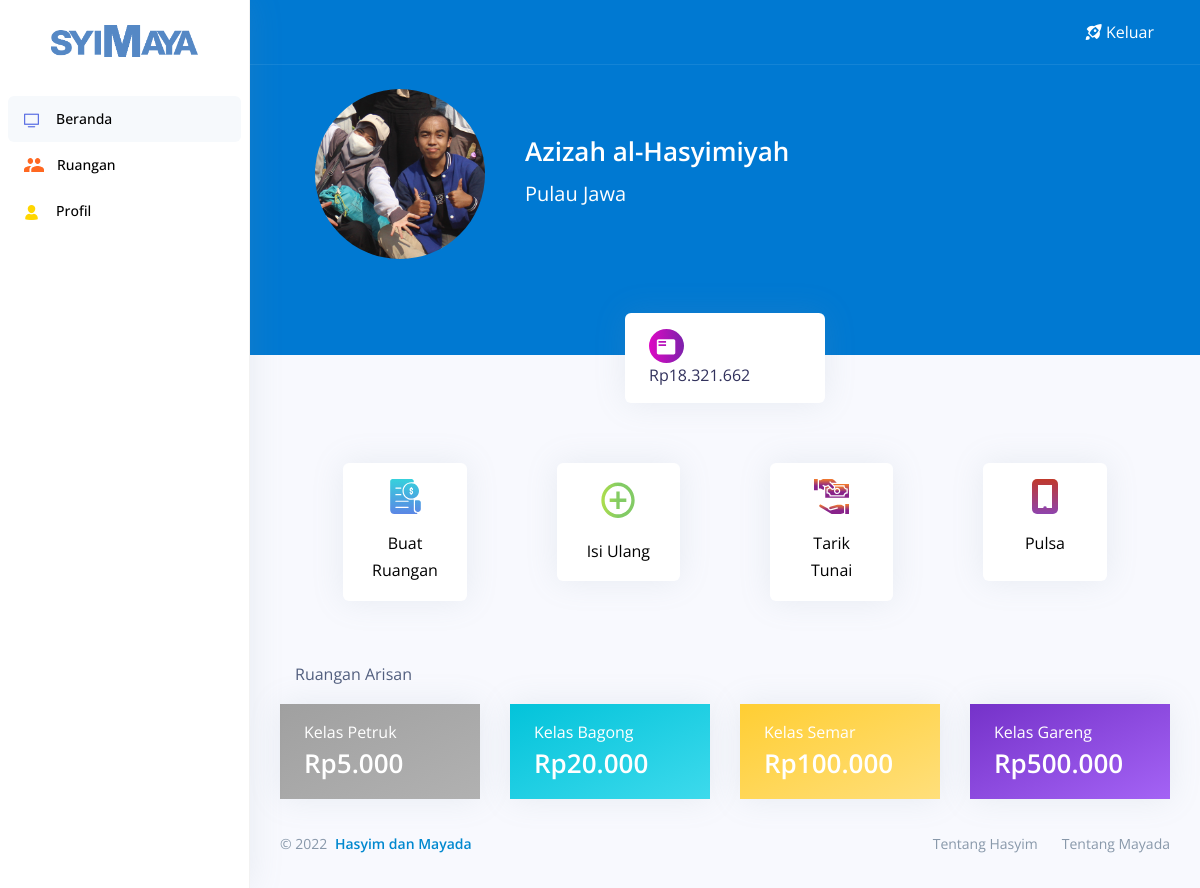
The app's page /index.php (signed in) with its own data.
### tables this page shows
CREATE TABLE `user` (
  `id`         int( 12 )                NOT NULL,
  `email`      varchar( 64 )            NOT NULL,
  `password`   varchar( 250 )           NOT NULL,
  `name`       varchar( 128 )           NOT NULL,
  `saldo`      int( 11 )                DEFAULT NULL,
  `address`    varchar( 28 )            NOT NULL,
  `sex`        varchar( 28 )            NOT NULL,
  `birth`      date                     NOT NULL,
  `photo`      varchar( 128 )           DEFAULT NULL,
  `role`       enum( 'member','admin' ) DEFAULT 'member',
  `created_at` datetime                 DEFAULT current_timestamp(),
  `updated_at` datetime                 DEFAULT current_timestamp()
);

### config/libs.php (called while the page is built, shortened)
<?php
    $kelas_list = [
        [
            "id"          => "7BA943AF84838",
            "name"        => "petruk",
            "price"       => 5000,
            "quota"       => 30,
            "description" => "",
            "color"       => "bronze"
        ],
        [
            "id"          => "71A4AF1E2485B",
            "name"        => "bagong",
            "price"       => 20000,
            "quota"       => 25,
            "description" => "",
            "color"       => "silver"
        ],
        [
            "id"          => "68CCD993BCE2C",
            "name"        => "semar",
            "price"       => 100000,
            "quota"       => 20,
            "description" => "",
            "color"       => "gold"
        ],
        [
            "id"          => "8FFD7F9CA5F68",
            "name"        => "gareng",
            "price"       => 500000,
            "quota"       => 15,
            "description" => "",
            "color"       => "diamond"
        ],
    ];
    function rupiah( $angka ) {
        $hasil = "Rp" . number_format( $angka, 0, ',', '.' );
        return $hasil;
    }
    function findKelasLastID( $array ) {
        $last = end( $array );
        return $last['id'];
    }
?>

### config/session.php (called while the page is built)
<?php
    require_once __DIR__ . "/db.php";
    if( !isset($_SESSION['email']) ) {
        header( 'Location: login.php?e' );
        exit;
    }
    else {
        $email  = $_SESSION['email'];
        $select = mysqli_query( $conn, "SELECT * FROM user WHERE email = '$email'" );
        $user   = mysqli_fetch_array( $select );
    }
    require_once __DIR__ . "/libs.php";
?>

### index.php (the view, shortened to what this page needs)
<?php
	require_once __DIR__ . "/config/session.php";
?>
<!DOCTYPE html>
<html lang = "id">
<head>
	<link rel = "stylesheet" href = "./assets/css/styles/dashboard.css" type = "text/css">
	<link rel = "stylesheet" href = "./assets/vendor/nucleo/css/nucleo.css" type = "text/css">
	<link rel = "stylesheet" href = "./assets/vendor/@fortawesome/fontawesome-free/css/all.min.css" type = "text/css">
	<link rel = "stylesheet" href = "./assets/css/argon.css?v=1.2.0" type = "text/css">
</head>
<body>
	<nav class = "sidenav navbar navbar-vertical fixed-left navbar-expand-xs navbar-light bg-white" id = "sidenav-main">
		<div class = "scrollbar-inner">
			<div class = "sidenav-header align-items-center">
				<a class = "navbar-brand" href = "index.php">
					<img class = "navbar-brand-img" src = "./assets/img/brands/syimaya.png" alt = "...">
				</a>
			</div>
			<div class = "navbar-inner">
				<div class = "collapse navbar-collapse" id = "sidenav-collapse-main">
					<ul class = "navbar-nav">
						<li class = "nav-item">
							<a class = "nav-link active" href = "index.php">
								<i    class = "ni ni-tv-2 text-primary"></i>
								<span class = "nav-link-text">Beranda</span>
							</a>
						</li>
						<li class = "nav-item">
							<a class = "nav-link" href = "room.php?k=<?= findKelasLastID( $kelas_list ) ?>">
								<img  src   = "./assets/img/icons/ruangan.svg" alt = "" style = "width:20px; margin-right:13px">
								<span class = "nav-link-text">Ruangan</span>
							</a>
						</li>
						<li class = "nav-item">
							<a class = "nav-link" href = "profile.php">
								<i class    = "ni ni-single-02 text-yellow"></i>
								<span class = "nav-link-text">Profil</span>
							</a>
						</li>
					</ul>
				</div>
			</div>
		</div>
	</nav>
	<div class = "main-content" id = "panel">
		<nav class = "navbar navbar-top navbar-expand navbar-dark bg-header border-bottom">
			<div class = "container-fluid">
				<div class = "collapse navbar-collapse" id = "navbarSupportedContent">
					<ul class = "navbar-nav align-items-center ml-md-auto ">
						<li class = "nav-item dd-xl-none">
							<a class = "nav-link text-white" href = "./logout.php">
								<i    class = "ni ni-spaceship"></i>
								<span class = "nav-link-text">Keluar</span>
							</a>
						</li>
					</ul>
				</div>
			</div>
		</nav>
		<div class = "header bg-header pb-6" id = "header">
			<div class = "container-fluid">
				<div class = "header-body">
					<div class = "row align-items-center py-4">
						<div class = "photo-profile">
							<img src = "./assets/img/photos/<?= empty( $user["photo"] ) ? "default.jpg" : $user["photo"] ?>" alt = "User Photos">
						</div>
						<div class = "col-lg-6 col-6 description-profile">
							<h1 style = "color:white">
								<?php echo $user['name'] ?>
							</h1>
							<h2 style = "color:white">
								<?php echo $user['address'] ?>
							</h2>
						</div>
					</div>
				</div>
			</div>
		</div>
		<div class = "container-fluid mt--6">
			<div class = "row justify-content-center" id = "wallet">
				<div class = "col-xl-3 col-md-4 wallet-card">
					<div class = "card card-stats">
						<div class = "card-body wallet-body">
							<div class = "row">
								<div class = "col-auto">
									<img class = "wallet-image" src = "./assets/img/icons/saldo.svg" alt = "">
								</div>
								<div class = "col align-self-center wallet-value">
									<h1 class = "mb-0"><?= rupiah( $user["saldo"] ) ?></h1>
								</div>
							</div>
						</div>
					</div>
				</div>
			</div>
			<div class = "row justify-content-center" id = "exchange">
				<?php if( $user["role"] === "admin" ) : ?>
					<div class = "col-xl-2 col-md-3 exchange-card">
						<div class = "card card-stats">
							<a href = "#">
								<div class = "card-body exchange-card-body">
									<div class = "col-auto" style = "text-align: center;">
										<img src = "./assets/img/icons/buat-ruangan.svg" alt = "">
									</div>
									<p class = "mt-3 mb-0 exchange-title" style = "text-align: center;">Buat Ruangan</p>
								</div>
							</a>
						</div>
					</div>
				<?php endif; ?>
				<div class = "col-xl-2 col-md-3 exchange-card">
					<div class = "card card-stats">
						<a href = "top-up.php">
							<div class = "card-body exchange-card-body">
								<div class = "col-auto" style = "text-align: center;">
									<img src = "./assets/img/icons/isi.svg" alt = "">
								</div>
								<p class = "mt-3 mb-0 exchange-title" style = "text-align: center;">Isi Ulang</p>
							</div>
						</a>
					</div>
				</div>
				<div class = "col-xl-2 col-md-3 exchange-card">
					<div class = "card card-stats">
						<a href = "#">
							<div class = "card-body exchange-card-body">
								<div class = "col-auto" style = "text-align: center;">
									<img src = "./assets/img/icons/tarik.svg" alt = "">
								</div>
								<p class = "mt-3 mb-0 exchange-title" style = "text-align: center;">Tarik Tunai</p>
							</div>
						</a>
					</div>
				</div>
				<div class = "col-xl-2 col-md-3 exchange-card">
					<div class = "card card-stats">
						<a href = "#">
							<div class = "card-body exchange-card-body">
								<div class = "col-auto" style = "text-align: center;">
									<img src = "./assets/img/icons/pulsa.svg" alt = "">
								</div>
								<p class = "mt-3 mb-0 exchange-title" style = "text-align: center;">Pulsa</p>
							</div>
						</a>
					</div>
				</div>
			</div>
			<div id = "room">
				<div class = "col-xl-3 col-md-6 class-title"><p>Ruangan Arisan</p></div>
				<div class = "row">
					<?php foreach( $kelas_list as $kelas ) : ?>
						<div class = "col-xl-3 col-md-6">
							<div class = "card card-stats">
								<a href = "room-join.php?k=<?= $kelas["id"] ?>">
									<div class = "card-body <?= $kelas["color"] ?>-card text-white">
										<div class = "row">
											<div class = "col">
												<span>Kelas <?= ucfirst( $kelas["name"] ) ?></span></br>
												<span class = "h1 font-weight-bold mb-0 text-white"><?= rupiah( $kelas["price"] ) ?></span>
											</div>
										</div>
									</div>
								</a>
							</div>
						</div>
					<?php endforeach; ?>
				</div>
			</div>
			<footer class = "footer pt-0">
				<div class = "row align-items-center justify-content-lg-between">
					<div class = "col-lg-6">
						<div class = "copyright text-center text-lg-left text-muted">
							&copy; 2022 <a class = "font-weight-bold ml-1" href = "index.php" target = "_blank" style = "color:#0088cf!important;">Hasyim dan Mayada</a>
						</div>
					</div>
					<div class = "col-lg-6">
						<ul class = "nav nav-footer justify-content-center justify-content-lg-end">
							<li class = "nav-item">
								<a class = "nav-link" href = "https://www.instagram.com/hasyimasya_ri/" target = "_blank">Tentang Hasyim</a>
							</li>
							<li class = "nav-item">
								<a class = "nav-link" href = "https://www.instagram.com/mydzzh/" target = "_blank">Tentang Mayada</a>
							</li>
						</ul>
					</div>
				</div>
			</footer>
		</div>
	</div>
</body>
</html>

### assets/css/styles/dashboard.css (style rules this page uses)
a { color: black!important; }
.bg-header { background-color: #0079d2!important; }
#header .photo-profile { margin-left: 50px; }
#header .photo-profile img { width:170px; border-radius:50% }
#header .description-profile { margin-left: 25px; }
#header .description-profile h2 { font-weight: 400; }
#wallet { margin-top: 30px; }
#wallet h1 { font-size: 16px; font-weight: 400; }
#wallet .wallet-card { margin-left: 30px; margin-right: 30px; }
#wallet img.wallet-image { width: 35px; }
#exchange { margin-top: 30px; }
#exchange .exchange-card { margin-left: 30px; margin-right: 30px; transition: 0.2s; }
#exchange .exchange-card-body { min-height: 118px; }
#exchange p.exchange-title { font-size: 16px; font-weight: 400; }
#room { margin-top: 30px; }
#room .class-title p { font-weight: 400; }
#room .bronze-card { background: linear-gradient(to bottom right, #a0a0a0, #b1b1b1); }
#room .silver-card { background: linear-gradient(to bottom right, #03c3da, #3ddaec); }
#room .gold-card { background: linear-gradient(to bottom right, #ffce33, #ffdf7b); }
#room .diamond-card { background: linear-gradient(to bottom right, #7532c9, #a463f5); }

### records on screen
user: photo (picture), name "Azizah al-Hasyimiyah", address "Pulau Jawa", saldo "Rp18.321.662"

### other values on screen
$kelas["name"] "Petruk"
rupiah( $kelas["price"] ) "Rp5.000"
$kelas["name"] "Bagong"
rupiah( $kelas["price"] ) "Rp20.000"
$kelas["name"] "Semar"
rupiah( $kelas["price"] ) "Rp100.000"
$kelas["name"] "Gareng"
rupiah( $kelas["price"] ) "Rp500.000"
